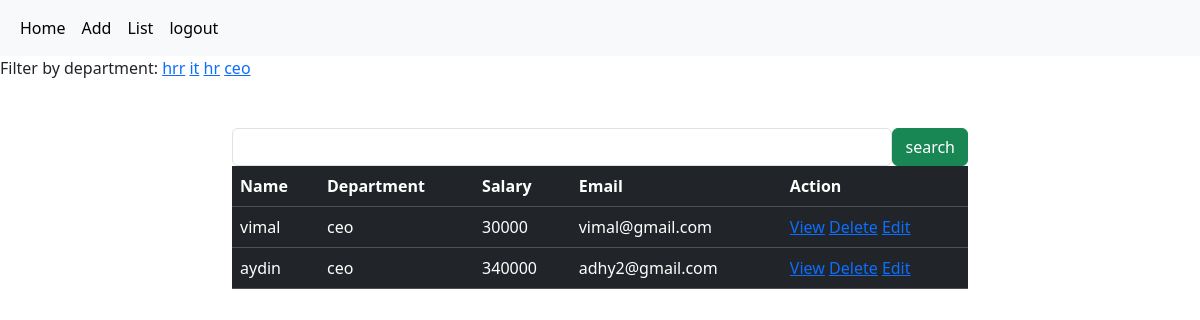
Screenshot of /employees/all?department=ceo (signed in) with the database file from the repository.
### crm/models.py (models this page shows, shortened)
class Employees(models.Model):
    name=models.CharField(max_length=100)
    department=models.CharField(max_length=100)
    salary=models.PositiveIntegerField()
    email=models.EmailField(unique=True)
    age=models.PositiveIntegerField()
    contact=models.CharField(max_length=10,null=True)
    profile_pic=models.ImageField(upload_to="images",null=True,blank=True)
    dob=models.DateField(null=True,blank=True)

### crm/views.py (the view, shortened to what this page needs)
# urls.py: path("employees/all",views.EmployeeListView.as_view(),name="emp-all"),
@method_decorator(signin_required,name="dispatch")
class EmployeeListView(View):
    def get(self,request,*args,**kwargs):
            qs=Employees.objects.all()
            departments=Employees.objects.all().values_list("department",flat=True).distinct()
            print(departments)
            if "department" in request.GET:
                dept=request.GET.get("department")
                qs=qs.filter(department__iexact=dept)
            return render(request,"emp_list.html",{"data":qs,"departments":departments})

### crm/views.py (called while the page is built)
def signin_required(fn):
    def wrapper(request,*args,**kwargs):
        if not request.user.is_authenticated:
            messages.error(request,"invalid session")
            return redirect("signin")
        else:
            return fn(request,*args,**kwargs)
    return wrapper

### crm/templates/emp_list.html (shortened to what this page needs)
{%extends 'base.html'%}
{%block body_block%}
<div>
    Filter by department:
    {%for dep in departments%}
    <a href="{%url 'emp-all'%}?department={{dep}}">{{dep}}</a>
        {%endfor%}
</div>
<div class="container mt-5">
    <div class="row">
        <div class="col-2"></div>
        <div class="col-8">
            <form action="" method="post">
               <div class="d-flex">
                    <input type="text" name="box" class="form-control">
                    <button type="submit" class="btn btn-success">search</button>
               </div>
            </form>
        </div>
        <div class="col-2"></div>
    </div>
</div>
<div class="container">
    <div class="row">
        <div class="col-2"></div>
        <div class="col-8">
            <table class="table table-dark table-stripped caption-top">
                <tr>
                    <td><b>Name</b></td>
                    <td><b>Department</b></td>
                    <td><b>Salary</b></td>
                    <td><b>Email</b></td>
                    <td><b>Action</b></td>
                </tr>
                {%for emp in data%}
                <tr>
                    <td>{{emp.name}}</td>
                    <td>{{emp.department}}</td>
                    <td>{{emp.salary}}</td>
                    <td>{{emp.email}}</td>
                    <td>
                        <a href="{%url 'emp-detail' emp.id%}">View</a>
                        <a href="{%url 'emp-delete' emp.id%}">Delete</a>
                        <a href="{%url 'emp-edit' emp.id%}">Edit</a>
                    </td>
                </tr>
                {%endfor%}
            </table>
        </div>
        <div class="col-2"></div>
    </div>
</div>
{%endblock%}

### rows the page displays
Employees: name "vimal", department "ceo", salary "30000", email "vimal@gmail.com"
Employees: name "aydin", department "ceo", salary "340000", email "adhy2@gmail.com"

### other values shown
{{ dep }} "hrr" "it" "hr" "ceo"
